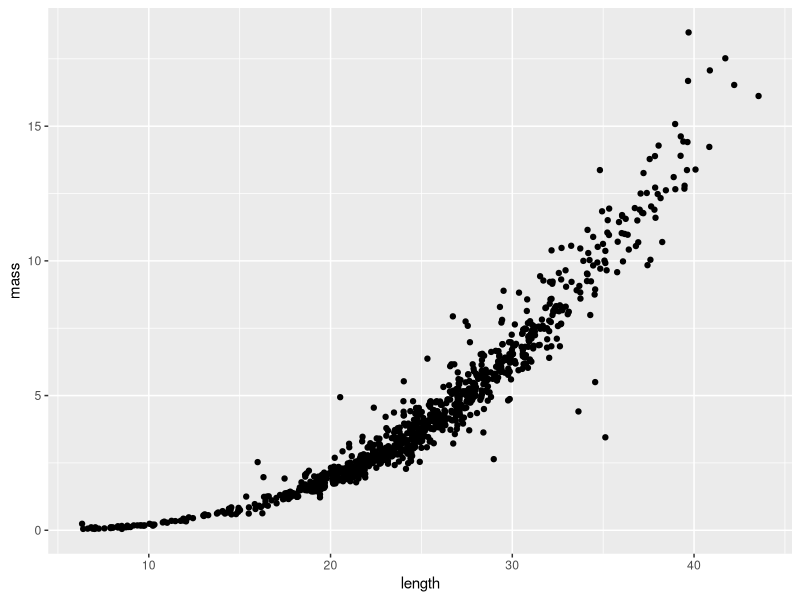
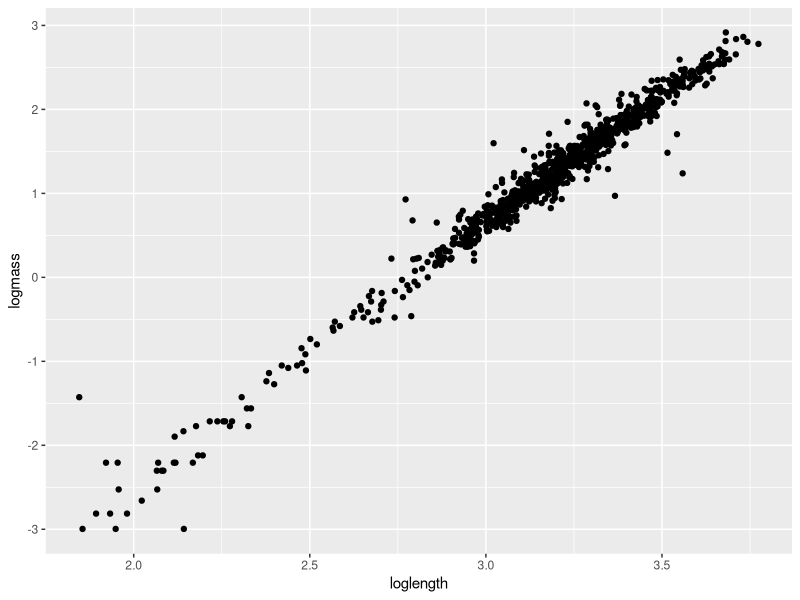
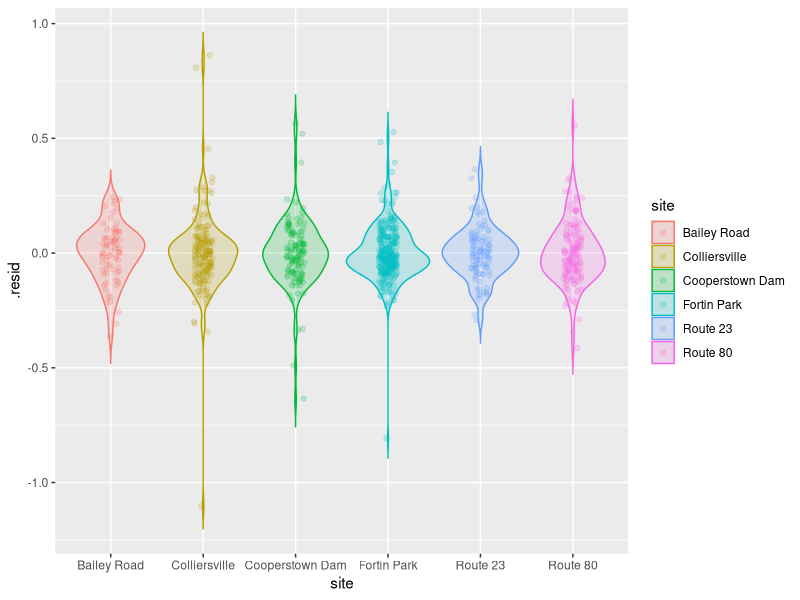

R code for these plots, in order: (Note: this script raises an error after producing the figures.)
## ---- chunk 1
library(tidyverse)
library(lme4)
library(merTools)
## ---- chunk 2
# Read in the data file
# We are reading it in with the optional
# argument because we don't want to deal
# with code relicts if we start
# dropping factor levels
cray <- read.csv("data/cray.csv", stringsAsFactors = FALSE)
## ---- chunk 3
# Look at the data structure
str(cray)
## ---- chunk 4
# And, have a look at the first few lines of data
head(cray)
## ---- chunk 5
ggplot(cray, aes(x = length, y = mass)) +
  geom_point()
## ---- chunk 6
# Log transform length and mass
cray$loglength <- log(cray$length)
cray$logmass <- log(cray$mass)
## ---- chunk 7
ggplot(cray, aes(x = loglength, y = logmass)) +
  geom_point()
## ---- chunk 8
# Drop the measurements for crayfish < 1 g
cray <- cray %>%
  filter(mass >= 1)
## ---- chunk 9
testmod <- lm(logmass ~ loglength + site, data = cray)

ggplot(testmod, aes(x = site, y = .resid, fill = site, color = site)) +
  geom_violin(alpha = 0.20, trim = FALSE) +
  geom_jitter(width = 0.1, alpha = 0.20)
## ---- chunk 10
# Load the package
library(lme4)
## ---- chunk 11
# Fit the model
craymod <- lmer(logmass ~ loglength + (1 | site), data = cray)
## ---- chunk 12
# Plot the residuals
ggplot(craymod, aes(x = site, y = .resid, fill = site, color = site)) +
  geom_violin(alpha = 0.20, trim = FALSE) +
  geom_jitter(width = 0.1, alpha = 0.20)
## ---- chunk 13
# Print the summary
summary(craymod)
## ---- chunk 14
# Make predictions from craymod
log_preds <- predict(craymod)

# Undo the log-transform
real_preds <- exp(log_preds)

# Combine them with the original data
cray_preds <- data.frame(cray, log_preds, real_preds)
## ---- chunk 15
ggplot(cray_preds, aes(x = length, y = mass, color = site, fill = site)) +
  geom_point(alpha = 0.10) +
  geom_line(aes(y = real_preds), lwd = 1, alpha = 0.50) +
  xlab("Carapace length (mm)") +
  ylab("Mass (g)")
## ---- chunk 16
ggplot(cray_preds, aes(x = length, y = mass, color = site, fill = site)) +
  geom_point(alpha = 0.10) +
  geom_line(aes(y = real_preds), lwd = 1, alpha = 0.50) +
  facet_wrap(~site) +
  xlab("Carapace length (mm)") +
  ylab("Mass (g)")
## ---- chunk 17
# Load the merTools package
library(merTools)

# Simulate predictions from the relationship
# stored in the model fit using our original data
log_preds <- predictInterval(
  merMod = craymod,
  level = 0.95, n.sims = 1000,
  stat = "median", type = "linear.prediction",
  include.resid.var = TRUE
)

# Convert them to the real scale for plotting
real_preds <- apply(log_preds, 2, exp)

# Combine predictions with the original data
mer_preds <- data.frame(cray, real_preds)
## ---- chunk 18
ggplot(mer_preds, aes(x = length, y = mass, color = site, fill = site)) +
  geom_point(alpha = 0.10) +
  geom_ribbon(aes(ymin = lwr, ymax = upr, color = NULL), alpha = .3) +
  geom_line(aes(y = fit), lwd = 1, alpha = 0.50) +
  facet_wrap(~site) +
  xlab("Carapace length (mm)") +
  ylab("Mass (g)")
